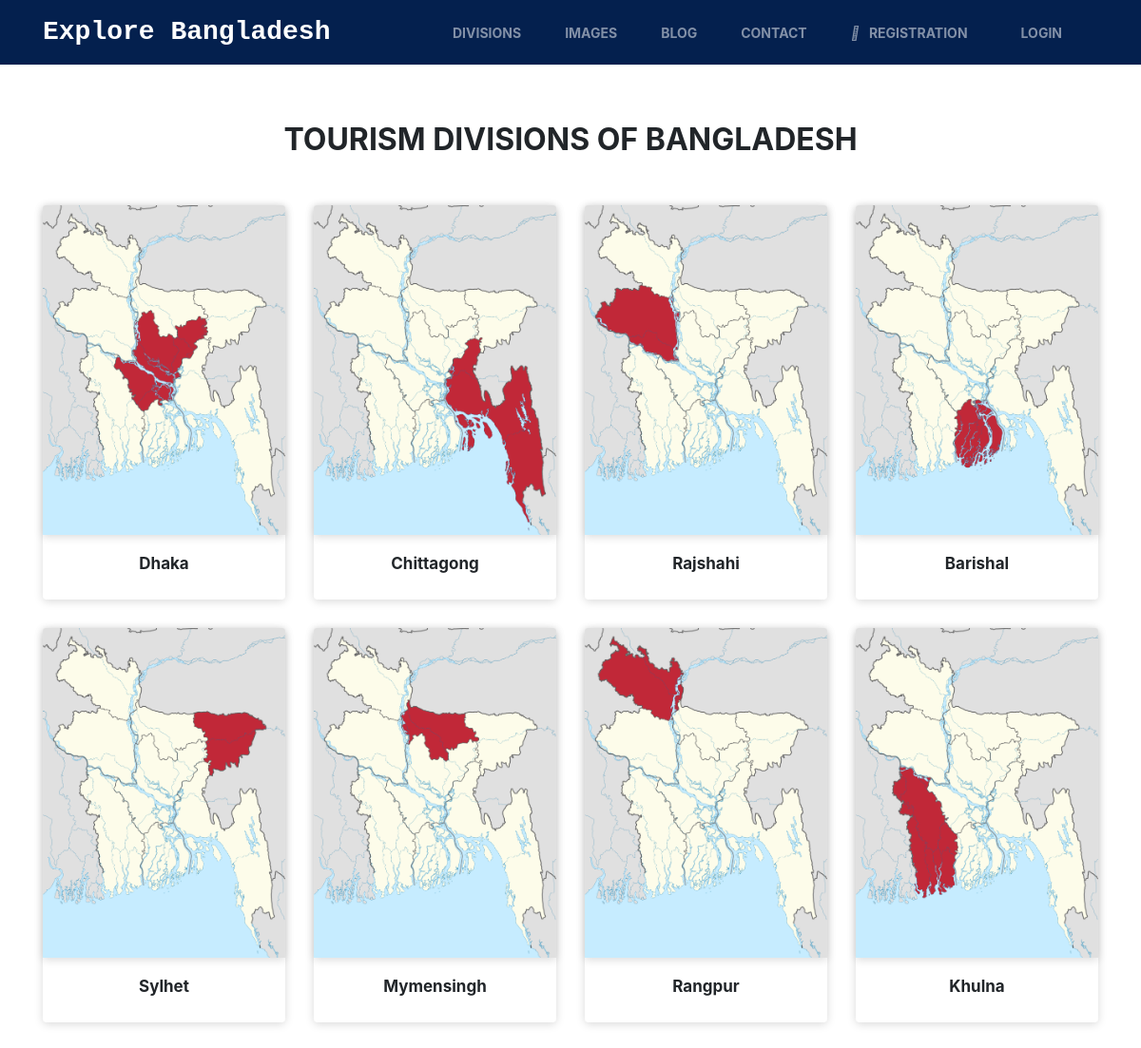
The page / on the database its author committed.
### tour_app/models.py (models this page shows, shortened)
class Division(models.Model):
    DIVISION_LIST = (
        ('Dhaka', 'Dhaka'),
        ('Chittagong', 'Chittagong'),
        ('Rajshahi', 'Rajshahi'),
        ('Barishal', 'Barishal'),
        ('Sylhet', 'Sylhet'),
        ('Mymensingh', 'Mymensingh'),
        ('Rangpur', 'Rangpur'),
        ('Khulna', 'Khulna')
    )
    name = models.CharField(max_length=120, choices=DIVISION_LIST)
    image = models.ImageField(upload_to='upload/')

### tour_app/views.py (the view)
# urls.py: path('', views.index, name='division'),
def index(request):
    division = Division.objects.all()
    context = {
        'division': division
    }
    return render(request, 'index.html', context)

### templates/index.html
{% extends 'base.html' %}
{% block content %}
       <section class="gallery-block cards-gallery">
           <div class="container">
               <div class="heading">
                   <h2>Tourism Divisions Of Bangladesh</h2>
               </div>
               <div class="row">
                   {% for divisions in division %}
                   <div class="col-md-6 col-lg-3">
                        <div class="card border-0 transform-on-hover">
                            <a href="{% url 'location' %}?division={{ divisions.name}}" class="lightbox">
                                <img src="{{divisions.image.url}}" class="card-img-top"> <br />
                            </a>
                            <div class="card-body">
                                <h6>{{ divisions.name }}</h6>
                            </div>
                        </div>
                   </div>
                   {% endfor %}
               </div>
           </div>
       </section>
{% endblock %}

### templates/base.html (shortened to what this page needs)
{% load static %}
<!doctype html>
<html lang="en">
  <head>
    <link rel="stylesheet" href="{% static 'css/bootstrap.min.css' %}">
    <link rel="stylesheet" href="{% static 'css/style.css' %}">
    <link rel="stylesheet" href="{% static 'css/font-awesome.min.css' %}">
  </head>
  <body>
    <nav class="navbar navbar-expand-lg navbar-dark bg-dark">
        <div class="container">
            <a class="navbar-brand" href="{% url 'division' %}">Explore Bangladesh</a>
            <div class="col-auto">
                <div class="collapse navbar-collapse" id="navbarSupportedContent">
                    <ul class="navbar-nav mr-auto">
                        <li class="nav-item">
                            <a class="nav-link" href="{% url 'division' %}">Divisions</a>
                        </li>
                        <li class="nav-item">
                            <a class="nav-link" href="{% url 'image' %}">Images</a>
                        </li>
                        <li class="nav-item">
                            <a class="nav-link" href="{% url 'blog' %}">Blog</a>
                        </li>
                        <li class="nav-item">
                            <a class="nav-link" href="https://wub.edu.bd/contact"  target="_blank">Contact</a>
                        </li>
                        <li class="nav-item">
                            <a class="nav-link" href="{% url 'register' %}"><i class="fas fa-user-plus" style="padding-right:10px";></i>Registration</a>
                        </li>
                        <li class="nav-item">
                            <a class="nav-link" href="/admin"><i class="fas fa-sign-in-alt" style="padding-right:10px";></i>Login</a>
                        </li>
                    </ul>
                </div>
            </div>
        </div>
    </nav>
    {% block content %}
    {% endblock %}
  </body>
</html>

### static/css/style.css (style rules this page uses)
.bg-dark { background-color: #04204e !important; }
.navbar-brand { font-weight: bold; font-family: monospace; font-size: 28px; }
.navbar-dark .navbar-nav .nav-link { font-weight: 700; font-size: 14px; text-transform: uppercase; }
.navbar-dark .navbar-nav .nav-item { margin: 0 15px; }
.gallery-block { padding-bottom: 60px; padding-top: 60px; }
.gallery-block .heading { margin-bottom: 50px; text-align: center; }
.gallery-block .heading h2 { font-weight: bold; font-weight: 1.4rem; text-transform: uppercase; }
.gallery-block.cards-gallery h6 { font-size: 17px; font-weight: bold; }
.gallery-block.cards-gallery .card { transition: 0.4s easy; }
.gallery-block.cards-gallery .card img { box-shadow: 0px 2px 10px rgba(0,0,0,0.15); }
.gallery-block.cards-gallery .card-body { text-align: center; }
.gallery-block.cards-gallery a { color: #212529; }
.gallery-block.cards-gallery .card { margin-bottom: 30px; box-shadow: 0px 2px 10px rgba(0,0,0,0.15); }

### rows shown on the page
Division: image (picture), name "Dhaka"
Division: image (picture), name "Chittagong"
Division: image (picture), name "Rajshahi"
Division: image (picture), name "Barishal"
Division: image (picture), name "Sylhet"
Division: image (picture), name "Mymensingh"
Division: image (picture), name "Rangpur"
Division: image (picture), name "Khulna"
